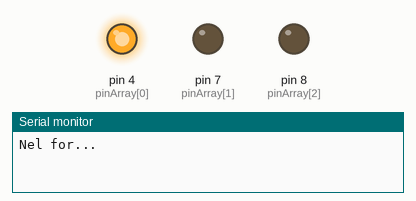
This sketch was run on a simulated Arduino Uno, built with avr-gcc and run on an emulated ATmega328P. Shown: output pins drawn as LEDs (lit = HIGH), the last lines printed to the serial monitor.

Above: at 0.5 s.
At 1.6 s:
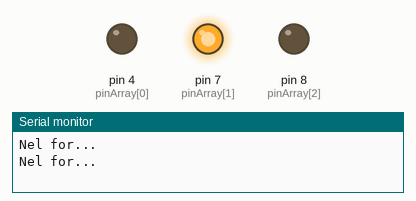
At 3.25 s:
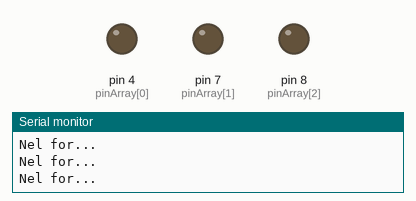
At 6.0 s:
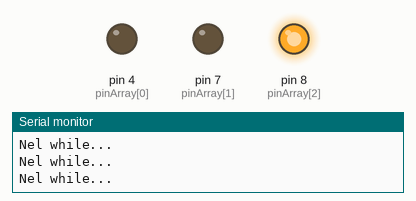
Timing chart, 0 to 7.6 s (numbered marks = the images above):
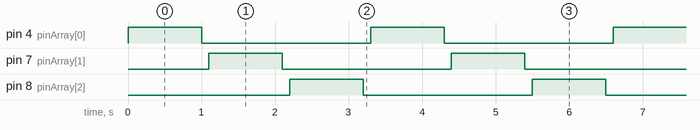

The sketch:

esempio_cicli.ino
```cpp
int pinArray[3] = {4, 7, 8};

void setup()
{
  Serial.begin(9600);
  pinMode(4, OUTPUT);
  pinMode(7, OUTPUT);
  pinMode(8, OUTPUT);
}

void loop()
{
  // Esempio usando il for
  for(int i = 0; i <= 2; i++) {
    Serial.println("Nel for...");
    digitalWrite(pinArray[i], HIGH);
    delay(1000);
    digitalWrite(pinArray[i], LOW);
    delay(100);
  }

  int j = 0;
  // Esempio usando il while
  while (j < 3) {
    Serial.println("Nel while...");
    digitalWrite(pinArray[j], HIGH);
    delay(1000);
    digitalWrite(pinArray[j], LOW);
    delay(100);
    j += 1;
  }
}
```

Measured:
- by itself, pin 4 (pinArray[0]), pin 7 (pinArray[1]), pin 8 (pinArray[2]): alternates HIGH for 1.0 s and LOW for 2.3 s
- by itself, everything shown: repeats every 3.3 s, in 6 steps
